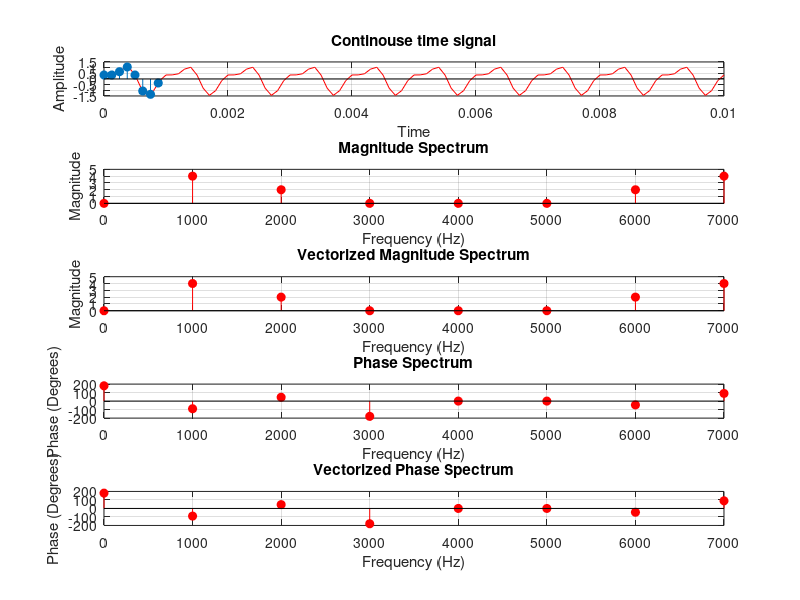

This figure's MATLAB source:
% lab 8
% discrete fourier transform
close all;
clear all;
clc;
t = 0:0.0001:10e-3;
F1 = 1000;
F2 = 2000;
xt = sin(2*pi*F1*t) + 0.5*sin(2*pi*F2*t+3*pi/4);
N= 8; % 8 point dft
n= 0:N-1;
K=0:N-1;
Fs = 8000; % Sampling frequency
Ts=1/Fs; % samplint interval
xn = sin(2*pi*n*F1*Ts) + 0.5*sin(2*pi*n*F2*Ts+3*pi/4);
tn = n.*Ts;

subplot(511);
plot(t, xt, "r"); %first plot will be of cont signal
hold on
stem(tn, xn, "filled"); % add 8 stems on cont signal
xlabel("Time");
ylabel("Amplitude");
title("Continouse time signal");
grid on;

% calculate dft now
tic
xk = zeros(1, N);
for k=0:N-1
    for n_temp=0:N-1
        xk(k+1) = xk(k+1)+xn(n_temp+1)*exp((-i)*2*pi*n_temp*k/N);
    end
end
toc

tic
% vectorized implementation
Xk_exp = exp(-i*2*pi.*(K'*n)/N); % exponent calcuated
 Xk = sum(xn.*Xk_exp,2);
toc

%loop implementation
xk_magnitude = abs(xk);
Fk =K*Fs/N;
subplot(512);
stem(Fk, xk_magnitude, "filled" ,"r");
xlabel("Frequency (Hz)");
ylabel("Magnitude");
title("Magnitude Spectrum");
grid on;

%vectorized implementation
Xk_magnitude = abs(Xk);
Fk =K*Fs/N;
subplot(513);
stem(Fk, Xk_magnitude, "filled" ,"r");
xlabel("Frequency (Hz)");
ylabel("Magnitude");
title("Vectorized Magnitude Spectrum");
grid on;

%plot phase angle
xk_phase =angle(round(xk));
phase = xk_phase.*(180/pi); % radians to degrees
subplot(514);
stem(Fk, phase, "filled" ,"r");
xlabel("Frequency (Hz)");
ylabel("Phase (Degrees)");
title("Phase Spectrum");
grid on;

% vectorized phase angle
Xk_phase =angle(round(Xk));
vec_phase = Xk_phase.*(180/pi); % radians to degrees
subplot(515);
stem(Fk,vec_phase, "filled" ,"r");
xlabel("Frequency (Hz)");
ylabel("Phase (Degrees)");
title("Vectorized Phase Spectrum");
grid on;

